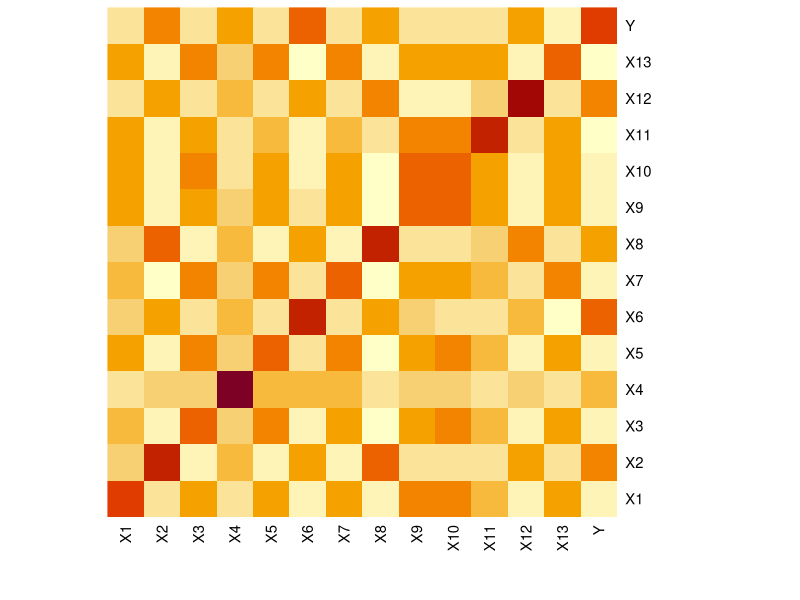
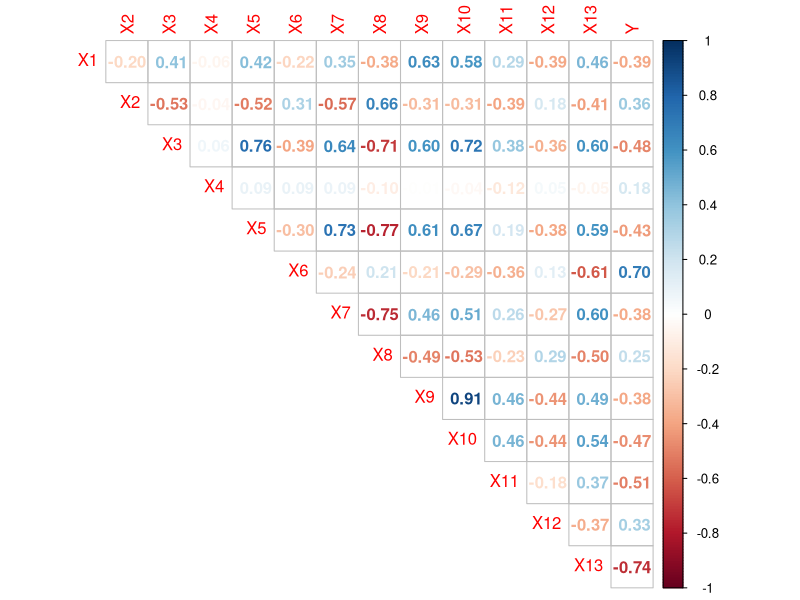
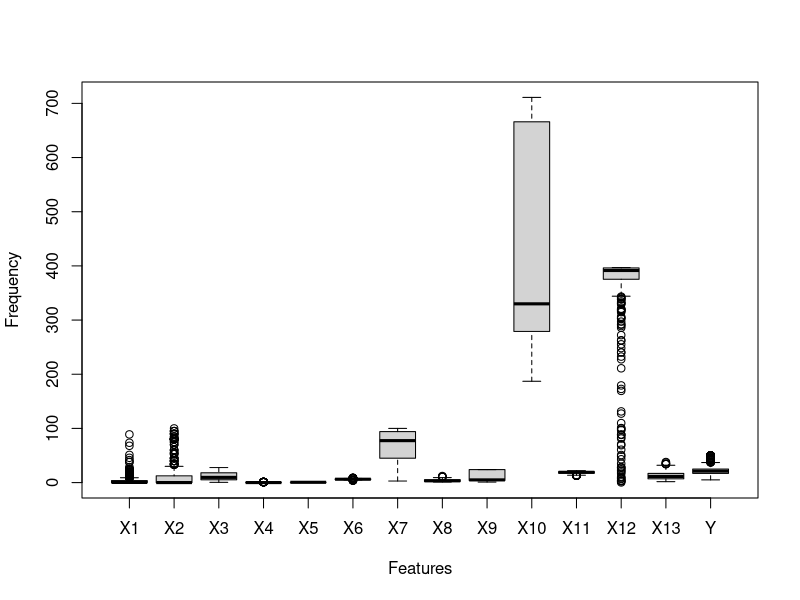

Here is the R script that generated these plots, in order:
## ---- chunk 1
knitr::opts_chunk$set(echo = TRUE)
## ---- chunk 2

library (tidyverse)  
library (ggplot2)  
library(corrplot)  

housing_data = read.csv("housing.proper.csv") #loading the dataset
housing_data_df= data.frame(housing_data)
colnames(housing_data_df) <- c("X1","X2","X3","X4","X5","X6","X7","X8",
                            "X9","X10","X11","X12","X13", "Y") #transforming column names
## ---- chunk 3
set.seed(1234) #set seed to ensure same random numbers are generated
require(caTools)
sample = sample.split(housing_data_df, SplitRatio = 0.7)
#Splits the dataset "housing_data" in the ratio mentioned. Marks rows as logical true and remaining as logical false.  

training_housing_data = subset( housing_data_df, sample == TRUE)  #creates training dataset with rows marked true
testing_housing_data = subset(housing_data_df, sample ==FALSE)
## ---- chunk 4

summary (housing_data_df) # to get statistic of each variable to detect outliers  

housing_data.cor = round(cor(housing_data_df), 3) #correlation between features and median housing values
housing_data.cor


heatmap(housing_data.cor, Rowv = NA, Colv = NA)

corrplot(cor(housing_data_df), method = "number", type = "upper", diag = FALSE)

housing_data.box = boxplot(housing_data_df, xlab= "Features", ylab ="Frequency") #boxplot to detect outliers   
